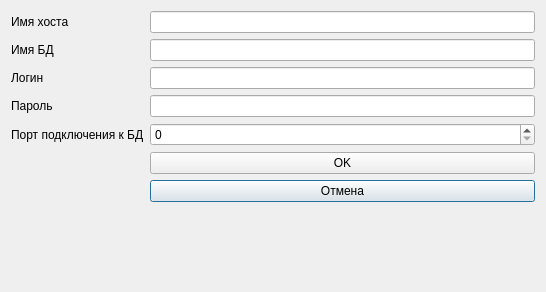
<?xml version="1.0" encoding="UTF-8"?>
<ui version="4.0">
 <class>DatabaseConnectionDialog2</class>
 <widget class="QDialog" name="DatabaseConnectionDialog2">
  <property name="geometry">
   <rect>
    <x>0</x>
    <y>0</y>
    <width>546</width>
    <height>292</height>
   </rect>
  </property>
  <property name="windowTitle">
   <string>Dialog</string>
  </property>
  <layout class="QVBoxLayout" name="verticalLayout">
   <item>
    <layout class="QFormLayout" name="formLayout">
     <item row="0" column="0">
      <widget class="QLabel" name="label">
       <property name="text">
        <string>Имя хоста</string>
       </property>
      </widget>
     </item>
     <item row="0" column="1">
      <widget class="QLineEdit" name="hostname">
       <property name="text">
        <string/>
       </property>
       <property name="placeholderText">
        <string/>
       </property>
      </widget>
     </item>
     <item row="2" column="0">
      <widget class="QLabel" name="label_2">
       <property name="text">
        <string>Имя БД</string>
       </property>
      </widget>
     </item>
     <item row="2" column="1">
      <widget class="QLineEdit" name="databaseName"/>
     </item>
     <item row="4" column="0">
      <widget class="QLabel" name="label_3">
       <property name="text">
        <string>Логин</string>
       </property>
      </widget>
     </item>
     <item row="4" column="1">
      <widget class="QLineEdit" name="login"/>
     </item>
     <item row="6" column="0">
      <widget class="QLabel" name="label_4">
       <property name="text">
        <string>Пароль</string>
       </property>
      </widget>
     </item>
     <item row="6" column="1">
      <widget class="QLineEdit" name="password"/>
     </item>
     <item row="8" column="0">
      <widget class="QLabel" name="label_5">
       <property name="text">
        <string>Порт подключения к БД</string>
       </property>
      </widget>
     </item>
     <item row="8" column="1">
      <widget class="QSpinBox" name="port"/>
     </item>
     <item row="10" column="1">
      <widget class="QPushButton" name="cancel">
       <property name="text">
        <string>Отмена</string>
       </property>
      </widget>
     </item>
     <item row="9" column="1">
      <widget class="QPushButton" name="connectButton">
       <property name="text">
        <string>OK</string>
       </property>
      </widget>
     </item>
    </layout>
   </item>
  </layout>
 </widget>
 <resources/>
 <connections>
  <connection>
   <sender>connectButton</sender>
   <signal>clicked()</signal>
   <receiver>DatabaseConnectionDialog2</receiver>
   <slot>accept()</slot>
   <hints>
    <hint type="sourcelabel">
     <x>352</x>
     <y>216</y>
    </hint>
    <hint type="destinationlabel">
     <x>272</x>
     <y>145</y>
    </hint>
   </hints>
  </connection>
  <connection>
   <sender>cancel</sender>
   <signal>clicked()</signal>
   <receiver>DatabaseConnectionDialog2</receiver>
   <slot>reject()</slot>
   <hints>
    <hint type="sourcelabel">
     <x>352</x>
     <y>251</y>
    </hint>
    <hint type="destinationlabel">
     <x>272</x>
     <y>145</y>
    </hint>
   </hints>
  </connection>
 </connections>
</ui>
